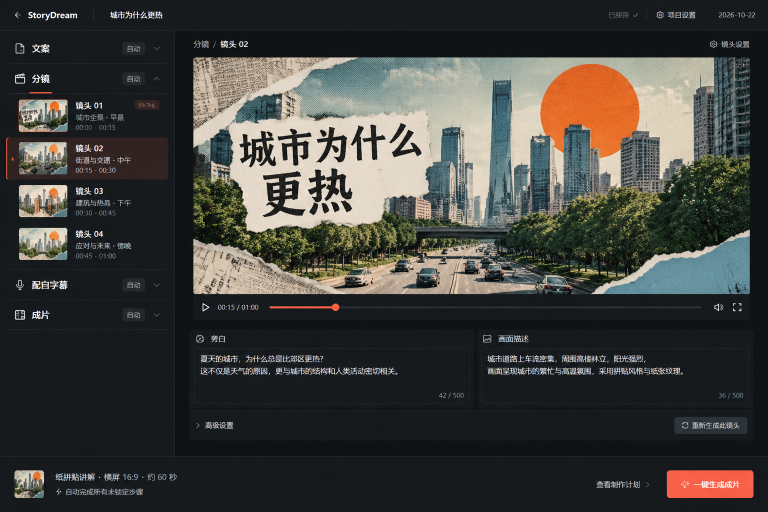
#> input picture docs/design/2026-10-22-vox-generation-simplification/concepts/process-outline/design.png, 1536 x 1024 px (shown at 1/2 size)
$ python make-implementation-comparisons.py
#> lines starting #> are read from the running program, lines starting #| are printed output that depends on the picture
"""Place the selected source and actual Electron captures on shared QA canvases.

Evidence only: no artwork is generated or modified in the product bundle.
Run with the project's bundled Python (Pillow).
"""
from pathlib import Path

from PIL import Image, ImageDraw, ImageFont


ROOT = Path(__file__).resolve().parent
EVIDENCE = ROOT / "implementation-evidence"
OUT = EVIDENCE / "comparisons"
FONT = ImageFont.truetype("C:/Windows/Fonts/segoeui.ttf", 22)
SMALL = ImageFont.truetype("C:/Windows/Fonts/segoeui.ttf", 17)
OUT.mkdir(exist_ok=True)


def open_rgb(path):
    with Image.open(path) as image:
#> image is the input picture: PIL image 1536x1024 RGB; mean R, G, B 64.4, 64.6, 61.2
        return image.convert("RGB")


def pair(name, source_box=None, actual_box=None):
    source = open_rgb(ROOT / "concepts/process-outline/design.png")
    actual = open_rgb(EVIDENCE / "desktop-dark-final.png")
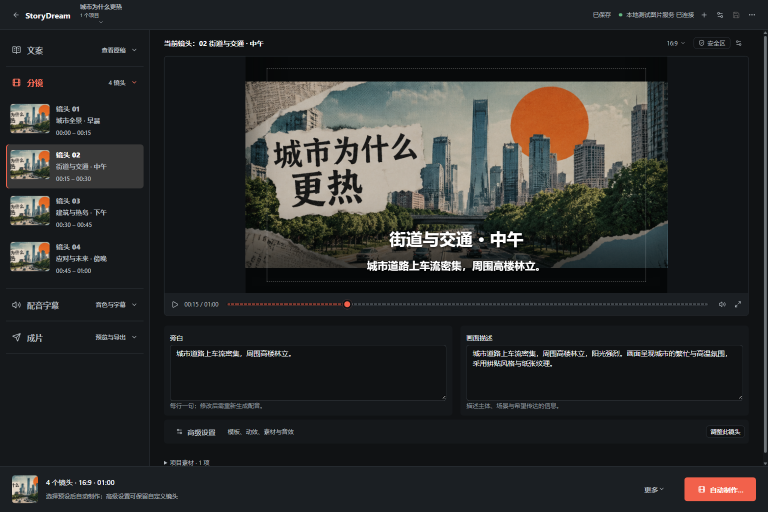
#> input picture docs/design/2026-10-22-vox-generation-simplification/implementation-evidence/desktop-dark-final.png, 1536 x 1024 px (shown at 1/2 size)
#> in open_rgb, image is the input picture: PIL image 1536x1024 RGB; mean R, G, B 42.1, 43.1, 42.9
    if source_box:
        source = source.crop(source_box)
    if actual_box:
        actual = actual.crop(actual_box)
    padding, heading, gap = 20, 58, 24
    canvas = Image.new(
        "RGB",
        (source.width + actual.width + padding * 2 + gap,
         max(source.height, actual.height) + heading + padding),
        "#e5e7eb",
    )
    draw = ImageDraw.Draw(canvas)
    draw.text((padding, 16), "Selected option 3 / source", font=FONT, fill="#111827")
    draw.text((padding + source.width + gap, 16), "Actual Electron / Phase A", font=FONT, fill="#111827")
    canvas.paste(source, (padding, heading))
    canvas.paste(actual, (padding + source.width + gap, heading))
#> call 3 of pair, with name = '03-preview.png', source_box = (377, 75, 1510, 642), actual_box = (318, 75, 1505, 642)
#> in pair (call 3), `source = source.crop(source_box)`:
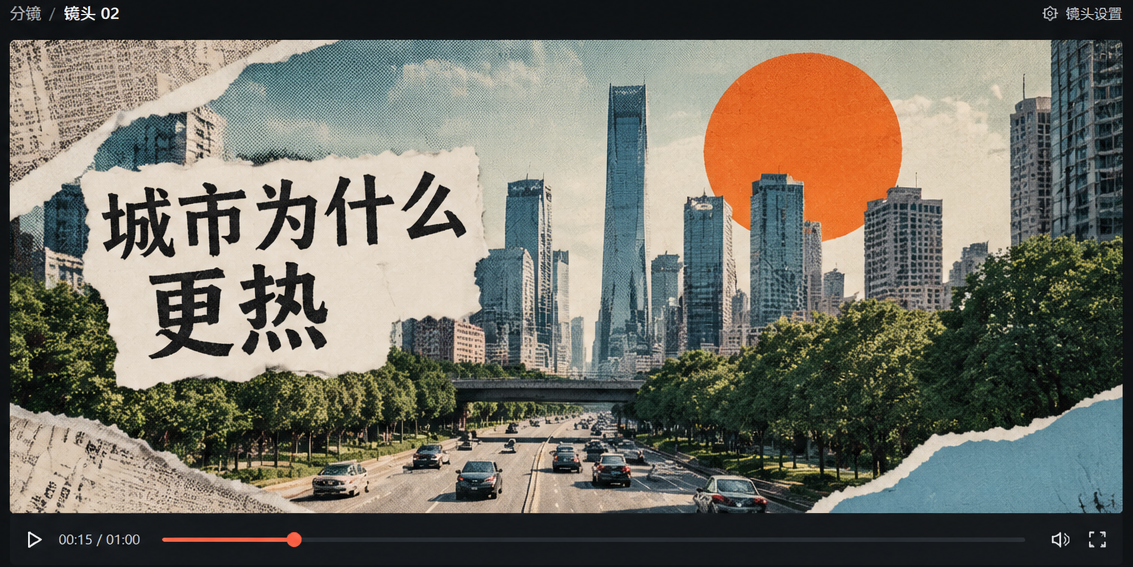
#> source: PIL image 1133x567 RGB; mean R, G, B 111.3, 109.7, 98.4
#> call 4 of pair, with name = '04-inline-content.png', source_box = (377, 653, 1510, 890), actual_box = (318, 653, 1505, 890)
#> in pair (call 4), `source = source.crop(source_box)`:
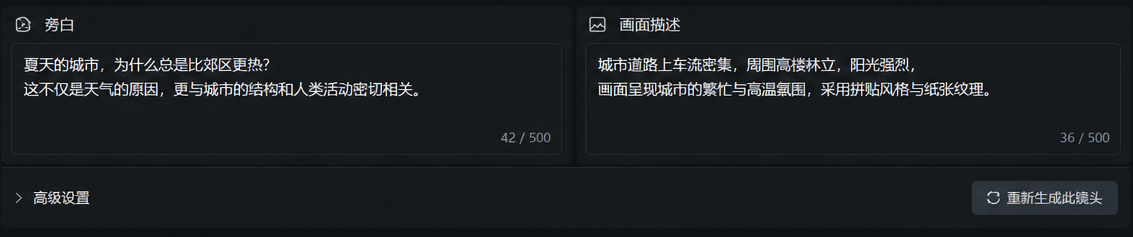
#> source: PIL image 1133x237 RGB; mean R, G, B 28.1, 31.9, 35.1
#> in pair (call 4), `actual = actual.crop(actual_box)`:
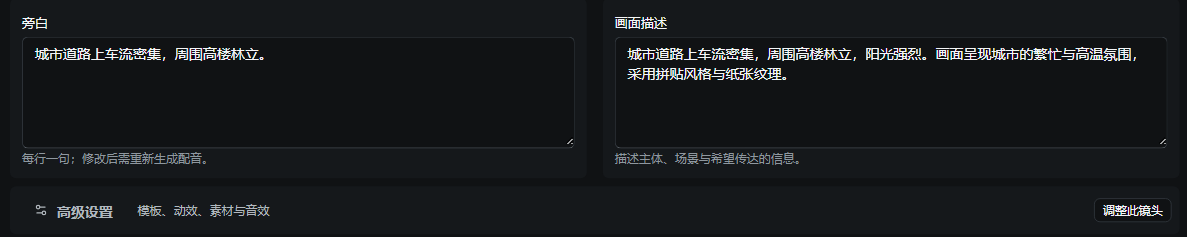
#> actual: PIL image 1187x237 RGB; mean R, G, B 24.1, 26.7, 29.2
#> in pair (call 4), `canvas.paste(actual, (padding + source.width + gap, heading))`:
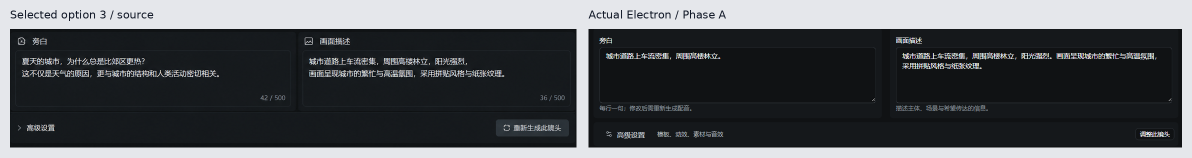
#> canvas: PIL image 2384x315 RGB (shown at 1/2 size); mean R, G, B 79.7, 82.6, 85.8
#> in pair (call 5), `actual = actual.crop(actual_box)`:
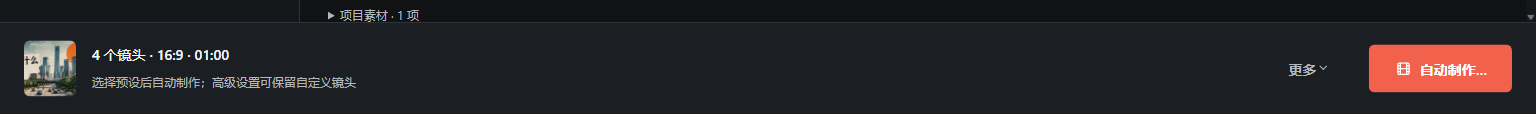
#> actual: PIL image 1536x114 RGB; mean R, G, B 37.4, 35.7, 38.1
#> in pair (call 5), `canvas.paste(actual, (padding + source.width + gap, heading))`:
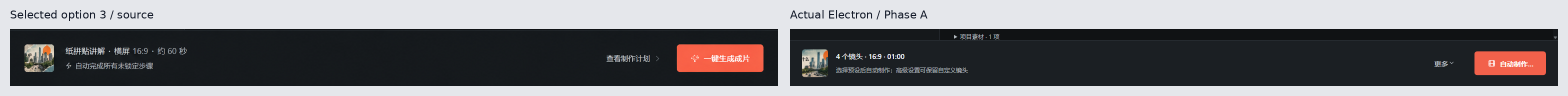
#> canvas: PIL image 3136x192 RGB (shown at 1/2 size); mean R, G, B 117, 116, 118.9
    canvas.save(OUT / name)


def contact(name, files, max_width=1040, columns=2):
    padding, heading, gap = 20, 48, 20
    images = []
    for label, path in files:
        image = open_rgb(path)
        if image.width > max_width:
            image = image.resize(
                (max_width, round(image.height * max_width / image.width)),
                Image.Resampling.LANCZOS,
            )
        images.append((label, image))
    width = max(image.width for _, image in images)
    height = max(image.height for _, image in images)
    rows = (len(images) + columns - 1) // columns
    canvas = Image.new(
        "RGB",
        (padding * 2 + columns * width + (columns - 1) * gap,
         padding * 2 + rows * (height + heading) + (rows - 1) * gap),
        "#e5e7eb",
    )
    draw = ImageDraw.Draw(canvas)
    for index, (label, image) in enumerate(images):
        x = padding + (index % columns) * (width + gap)
        y = padding + (index // columns) * (height + heading + gap)
        draw.text((x, y + 7), label, font=SMALL, fill="#111827")
        canvas.paste(image, (x, y + heading))
    canvas.save(OUT / name)


pair("01-full-view.png")
pair("02-outline.png", (0, 60, 349, 715), (0, 60, 300, 715))
pair("03-preview.png", (377, 75, 1510, 642), (318, 75, 1505, 642))
pair("04-inline-content.png", (377, 653, 1510, 890), (318, 653, 1505, 890))
pair("05-fixed-footer.png", (0, 910, 1536, 1024), (0, 910, 1536, 1024))
#> (the run stopped early here; a loop or call above may not have finished)
